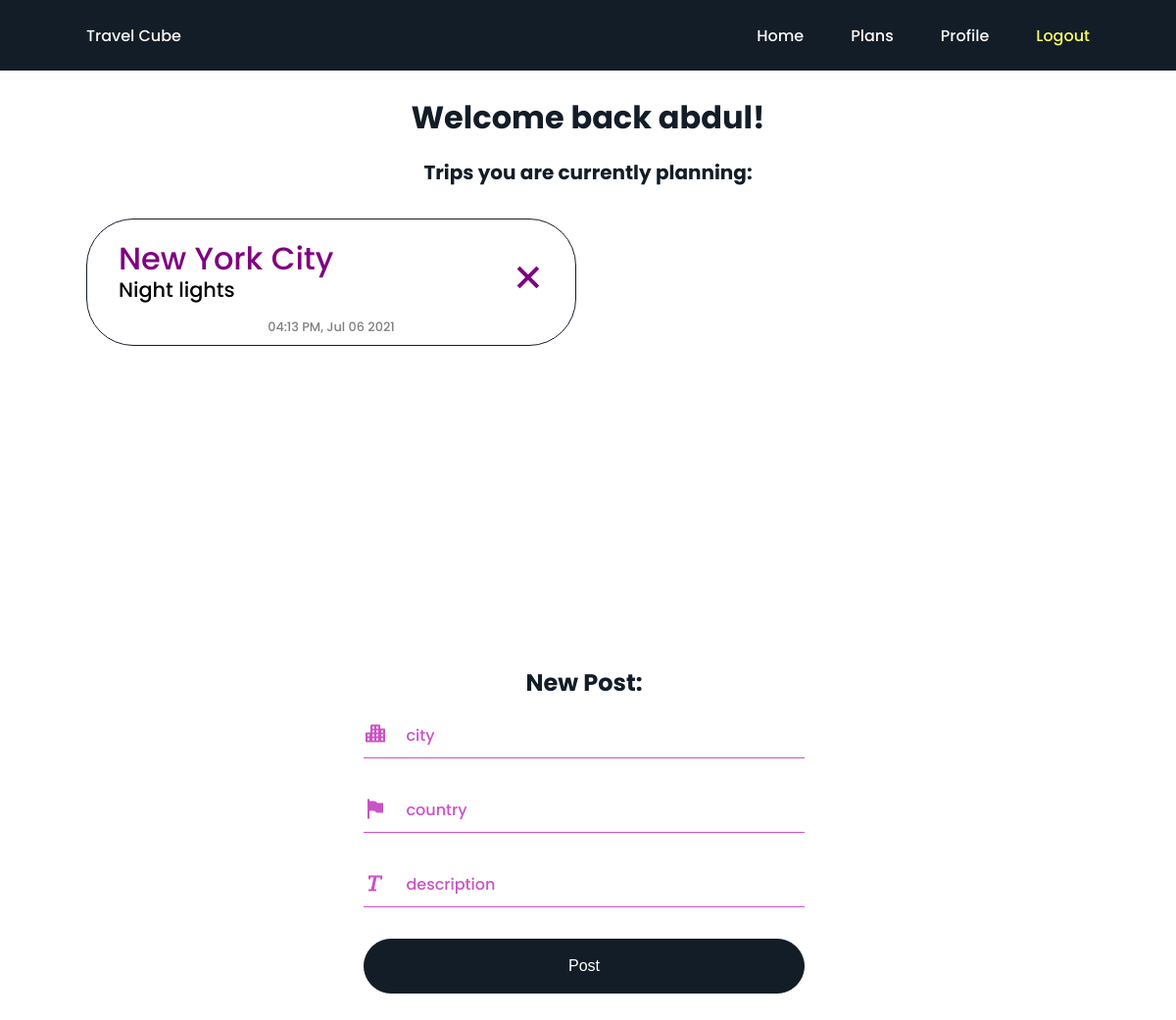
/user/abdul (signed in), run on the app's committed database.
### models.py (models this page shows, shortened)
class User(UserMixin, db.Model):
    id = db.Column(db.Integer, primary_key=True)
    username = db.Column(db.String(64), index=True, unique=True)
    email = db.Column(db.String(120), index=True, unique=True)
    password_hash = db.Column(db.String(128))
    posts = db.relationship('Post', backref='author', lazy='dynamic', cascade = 'all, delete, delete-orphan')
    liked = db.relationship('Like', backref='user', lazy='dynamic', cascade = 'all, delete, delete-orphan')

class Post(db.Model):
    id = db.Column(db.Integer, primary_key=True)
    city = db.Column(db.String(140))
    country = db.Column(db.String(140))
    description = db.Column(db.String(140))
    timestamp = db.Column(db.DateTime, index=True, default=datetime.utcnow)
    user_id = db.Column(db.Integer, db.ForeignKey('user.id'))
    likes = db.relationship('Like', backref='post', lazy='dynamic', cascade = 'all, delete, delete-orphan')

### routes.py (the view)
@app.route('/user/<username>',methods=['GET', 'POST'])
@login_required
def user(username):
    user = current_user
    user = User.query.filter_by(username=user.username).first()
    posts = Post.query.filter_by(user_id=user.id)
    if posts is None:
        posts = []
    form = DestinationForm()
    if request.method == 'POST' and form.validate():
        new_destination = Post(city = form.city.data,country=form.country.data,description=form.description.data, user_id=current_user.id)
        db.session.add(new_destination)
        db.session.commit()
        return redirect (url_for("authplans", username=user.username))
    return render_template('user.html', user=user, posts=posts, form=form)

### forms.py
class DestinationForm(FlaskForm):
    city = StringField('city', validators=[DataRequired()])
    country = StringField('country')
    description = StringField('description', validators=[DataRequired()])
    submit = SubmitField('Post')

### routes.py (called while the page is built)
@login.user_loader
def load_user(id):
    return User.query.get(int(id))

### templates/user.html (shortened to what this page needs)
<!DOCTYPE html>
<html lang="en" xml:lang="en">
    <head>
        <link href='https://cdn.jsdelivr.net/npm/boxicons@2.0.5/css/boxicons.min.css' rel='stylesheet'>
        <link rel="stylesheet" href="{{ url_for('static', filename='css/main.css') }}">
        <link rel="stylesheet" href="{{ url_for('static', filename='css/user.css') }}">
        <link rel="stylesheet" href="{{ url_for('static', filename='css/login.css') }}">
    </head>
    <body>
        <header class="l-header">
            <nav class="nav bd-grid">
                <div>
                    <a href="{{ url_for('index') }}" class="nav__logo">Travel Cube</a>
                </div>
                <div class="nav__menu" id="nav-menu">
                    <ul class="nav__list">
                        <li class="nav__item"><a href="{{ url_for('index') }}" class="nav__link active">Home</a></li>
                        {% if current_user.is_anonymous %}
                        <li class="nav__item"><a href="{{ url_for('plans') }}" class="nav__link active">Plans</a></li>
                        <li class="nav__item"><a href="{{ url_for('register') }}" class="nav__link auth">Register</a></li>
                        <li class="nav__item"><a href="{{ url_for('login') }}" class="nav__link auth">Login</a></li>
                        {% else %}
                        <li class="nav__item"><a href="{{ url_for('authplans', username=current_user.username) }}" class="nav__link">Plans</a></li>
                        <li class="nav__item"><a href="{{ url_for('user', username=current_user.username) }}" class="nav__link">Profile</a></li>
                        <li class="nav__item"><a href="{{ url_for('logout') }}" class="nav__link auth">Logout</a></li>
                        {% endif %}
                    </ul>
                </div>
            </nav>
        </header>
        <section class="content" id="main">
            <div>
                <div class="newouter">
                    <div class="newinner">
                        <h1 class="header">Welcome back {{current_user.username}}!</h1>
                        <h2 class="secondheader">Trips you are currently planning:</h2>
                        <div class="scroll">
                            {% for post in posts %}
                                <div class="plans">
                                    <div class="city">
                                        <p class="cityname">{{ post.city | title}}</p>
                                        <p class="description">{{ post.description }}</p>
                                    </div>
                                    <div class="authtime">
                                        <p class="author"><span class="time">{{ post.timestamp.strftime('%I:%M %p, %b %d %Y') }}</span></p>
                                    </div>
                                    <div class="delete">
                                        <a href="{{ url_for('delete', post_id=post.id) }}"><i class='bx bx-x likeicon'></i></a>
                                    </div>
                                </div>
                            {% endfor %}
                        </div>
                    </div>
                    <div class="nextinner form bd-grid">
                        <form method="post" class="form__content">
                            <h1 class="formtitle">New Post:</h1>
                            <div class="form__div">
                                <div class="form__icon">
                                    <i class='bx bxs-city'></i>
                                </div>
                                <div class="form__div-input">
                                    {{ form.city.label(class="form__label") }}
                                    {{ form.city(class="form__input") }}
                                </div>
                            </div>
                            <div class="form__div">
                                <div class="form__icon">
                                    <i class='bx bxs-flag-alt'></i>
                                </div>
                                <div class="form__div-input">
                                    {{ form.country.label(class="form__label") }}
                                    {{ form.country(class="form__input") }}
                                </div>
                            </div>
                            <div class="form__div">
                                <div class="form__icon">
                                    <i class='bx bx-text'></i>
                                </div>
                                <div class="form__div-input">
                                    {{ form.description.label(class="form__label") }}
                                    {{ form.description(class="form__input") }}
                                </div>
                            </div>
                            {{ form.submit(class="form__button") }}
                        </form>
                    </div>
                </div>
            </div>
        </section>
    </body>
</html>

### static/css/main.css (style rules this page uses)
:root { --header-height: 3rem; --first-color: #131D27; --first-color-dark: #fafc69; --first-color-darken: #dee059; --white-color: #FCF8F8; --body-font: 'Poppins', sans-serif; --big-font-size: 2.5rem; --normal-font-size: .938rem; --z-fixed: 100; }
@media screen and (min-width: 768px) { :root { --big-font-size: 5rem; --normal-font-size: 1rem; } }
*,::before,::after { box-sizing: border-box; }
html { scroll-behavior: smooth; }
body { margin: var(--header-height) 0 0 0; padding: 0; font-family: var(--body-font); font-size: var(--normal-font-size); font-weight: 500; }
h1,p,ul { margin: 0; }
ul { padding: 0; list-style: none; }
a { text-decoration: none; }
.bd-grid { max-width: 1024px; display: grid; grid-template-columns: 100%; column-gap: 2rem; width: calc(100% - 2rem); margin-left: 1rem; margin-right: 1rem; }
.l-header { width: 100%; position: fixed; top: 0; left: 0; z-index: var(--z-fixed); background-color: var(--first-color); }
.nav { height: var(--header-height); display: flex; justify-content: space-between; align-items: center; }
.nav__logo, .nav__item, .nav__toggle, .home__title, .home__description, .home__button, .home__img { visibility: hidden; }
.nav__item { margin-bottom: 2rem; }
.nav__close, .nav__link, .nav__logo, .nav__toggle { color: var(--white-color); }
.auth { color: var(--first-color-dark); }
.content { margin-top: calc(var(--header-height) + 1.5rem); }
@media screen and (min-width: 768px) { body { margin: 0; } }
@media screen and (min-width: 768px) { .nav { height: calc(var(--header-height) + 1.5rem); } }
@media screen and (min-width: 768px) { .nav__list { display: flex; } }
@media screen and (min-width: 768px) { .nav__item { margin-left: 3rem; margin-bottom: 0; } }
@media screen and (min-width: 1024px) { .bd-grid { margin-left: auto; margin-right: auto; } }

### static/css/user.css (style rules this page uses)
:root { --body-font: 'Poppins', sans-serif; }
.plans div p { padding: 0; margin: 0; }
.newouter { display: grid; }
.newinner { margin: 0 auto; margin-bottom: 2rem; margin-top: .5rem; }
.scroll { display: grid; row-gap: 1.5rem; width: 100%; grid-auto-rows: min-content; justify-content: center; height: 50vh; overflow-y: auto; margin-top: 1rem; margin-right: 2rem; }
.nextinner { margin: 0 auto; margin-top: 1rem; width: 75%; justify-content: center; }
.header { color: #131D27; font-size: 1.5rem; text-align: center; grid-column-start: 1; grid-column-end: 2; grid-row-start: 1; grid-row-end: 2; margin-bottom: 1rem; visibility: hidden; }
.secondheader { visibility: hidden; color: #131D27; font-size: 1rem; text-align: center; margin-bottom: .5rem; }
.plans { display: grid; border: .12rem #131D27 solid; border-radius: 3rem; padding: 0.75rem 1rem 0.25rem 1rem; grid-template-columns: 4fr 1fr; column-gap: 1rem; visibility: hidden; }
.cityname { font-size: 1.7rem; color: purple; }
.city { grid-column-start: 1; grid-column-end: 2; grid-row-start: 1; grid-row-end: 3; align-items: center; padding-left: 0.5rem; line-height: 2rem; }
.description { font-size: 1rem; color: black; }
.authtime { grid-column-start: 1; grid-column-end: 3; grid-row-start: 3; grid-row-end: 4; text-align: center; }
.author { font-size: 0.65rem; color: black; }
.time { font-size: 0.6rem; color: gray; }
.delete { text-align: right; display: grid; font-size: 3rem; grid-column-start: 2; grid-column-end: 3; grid-row-start: 1; grid-row-end: 3; }
.likeicon { margin-top: 0.6rem; color: purple; }
.formtitle { font-size: 1.5rem; font-weight: bold; margin-bottom: 1rem; text-align: center; }
@media screen and (min-width: 968px) { .scroll { justify-content: center; margin-top: 2rem; grid-template-columns: repeat(2, 500px); column-gap: 1.5rem; row-gap: 2rem; } }
@media screen and (min-width: 968px) { .header { font-size: 2rem; grid-column-start: 1; grid-column-end: 3; grid-row-start: 1; grid-row-end: 2; margin-top: 1rem; } }
@media screen and (min-width: 968px) { .secondheader { font-size: 1.25rem; } }
@media screen and (min-width: 968px) { .plans { padding: 1.5rem 1.5rem 0.5rem 1.5rem; grid-template-columns: 5fr 1fr; } }
@media screen and (min-width: 968px) { .cityname { font-size: 2rem; } }
@media screen and (min-width: 968px) { .description { font-size: 1.3rem; } }
@media screen and (min-width: 968px) { .author { font-size: 0.85rem; } }
@media screen and (min-width: 968px) { .time { font-size: 0.8rem; } }
@media screen and (min-width: 968px) { .likeicon { margin-top: 0.7rem; } }

### data on the page
User: username "abdul"
Post: city "New York City", description "Night lights", timestamp "04:13 PM, Jul 06 2021"
